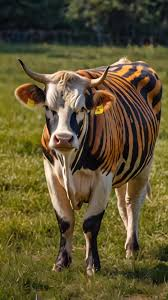
#> input picture Image/cow.png, 168 x 300 px
$ jupyter execute --allow-errors image_processing.ipynb
#> lines starting #> are read from the running program, lines starting #| are printed output that depends on the picture; after the words box and inside, x2 and y2 are one past the last pixel; in counts of white or black regions, pixels touching at a corner belong together
[cell 1]
# importing required libraries
import numpy as np
import pandas as pd

import seaborn as sns
import matplotlib.pyplot as plt

import torch
from transformers import AutoImageProcessor, AutoModelForImageClassification
from torchvision import transforms
from PIL import Image

from os import path
import os

import cv2

# Prediction and Histogram

[cell 2]
def load_model_and_processor(model_name: str):
    processor = AutoImageProcessor.from_pretrained(model_name)
    model = AutoModelForImageClassification.from_pretrained(model_name)
    return processor, model

# [81 lines left out: functions predict_animal, display_histograms, generate_histograms, display_image_with_prediction, not called in this run]

# Example usage:
model_name = "NaveenCidc/animals"
image_path = "./Image/cow.png"

#> (the rest of this cell did not finish here and is left out)

# Morfologi Operation

[cell 3]
def remove_background(image):
    _, binary_image = cv2.threshold(image, 127, 255, cv2.THRESH_BINARY)
    return binary_image

def apply_dilation(image, kernel_size=3, iterations=1):
    kernel = np.ones((kernel_size, kernel_size), np.uint8)
    dilated_image = cv2.dilate(image, kernel, iterations=iterations)
    return dilated_image

def apply_erosion(image, kernel_size=3, iterations=1):
    kernel = np.ones((kernel_size, kernel_size), np.uint8)
    eroded_image = cv2.erode(image, kernel, iterations=iterations)
    return eroded_image

def apply_opening(image, kernel_size=3):
    kernel = np.ones((kernel_size, kernel_size), np.uint8)
    opened_image = cv2.morphologyEx(image, cv2.MORPH_OPEN, kernel)
    return opened_image

def apply_closing(image, kernel_size=3):
    kernel = np.ones((kernel_size, kernel_size), np.uint8)
    closed_image = cv2.morphologyEx(image, cv2.MORPH_CLOSE, kernel)
    return closed_image

def apply_hit_or_miss(image, kernel):
    hit_or_miss_image = cv2.morphologyEx(image, cv2.MORPH_HITMISS, kernel)
    return hit_or_miss_image

def display_images_horizontally(images, titles):
    """Menampilkan gambar-gambar secara horizontal."""
    plt.figure(figsize=(20, 10))
    for i, (img, title) in enumerate(zip(images, titles)):
        plt.subplot(1, len(images), i + 1)
        plt.imshow(img, cmap='gray')
        plt.title(title)
        plt.axis('off')
    plt.show()

def process_image_with_background(image_path):
#> called with image_path = './Image/cow.png'
    image = cv2.imread(image_path, 0)
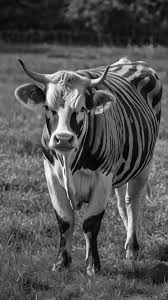
#> image: shape (300, 168); min 0, max 255, mean 83.3

    # Terapkan operasi morfologi
    dilated = apply_dilation(image)
#> in apply_dilation, `dilated_image = cv2.dilate(image, kernel, iterations=iterations)`:
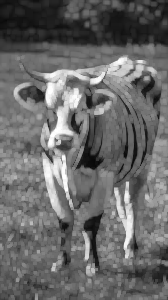
#> dilated_image: shape (300, 168); min 8, max 255, mean 104.8
    eroded = apply_erosion(image)
#> in apply_erosion, `eroded_image = cv2.erode(image, kernel, iterations=iterations)`:
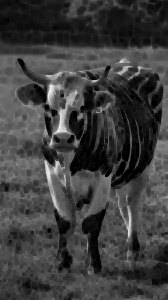
#> eroded_image: shape (300, 168); min 0, max 242, mean 62.2
    opened = apply_opening(image)
    closed = apply_closing(image)

    # Untuk hit or miss, kernel harus memiliki elemen 1, 0, dan -1
    kernel_hit_or_miss = np.array([[1, 1, 1],
                                   [0, 1, 0],
                                   [-1, -1, -1]], dtype=np.int8)
    hit_or_miss = apply_hit_or_miss(image, kernel_hit_or_miss)
#> in apply_hit_or_miss, `hit_or_miss_image = cv2.morphologyEx(image, cv2.MORPH_HITMISS, kernel)`:
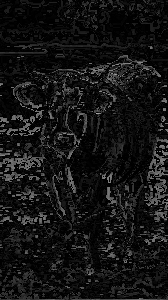
#> hit_or_miss_image: shape (300, 168); min 0, max 174, mean 20

    # Tampilkan hasil secara berdampingan
    images = [image, dilated, eroded, opened, closed, hit_or_miss]
    titles = ["Original Image", "Dilated Image", "Eroded Image", "Opened Image", "Closed Image", "Hit or Miss Image"]
    display_images_horizontally(images, titles)
#> the loop in display_images_horizontally, `for i, (img, title) in enumerate(zip(images, titles)):` made 6 passes
#> title on passes 1 to 6: 'Original Image', 'Dilated Image', 'Eroded Image', 'Opened Image', 'Closed Image', 'Hit or Miss Image'

def process_image_without_background(image_path):
    image = cv2.imread(image_path, 0)

    # Hapus latar belakang
    binary_image = remove_background(image)
#> in remove_background, `_, binary_image = cv2.threshold(image, 127, 255, cv2.THRESH_BINARY)`:
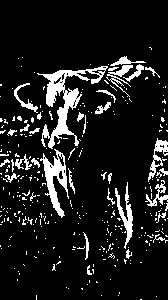
#> binary_image: shape (300, 168); 11.2% white; 318 white regions (285 under 20 px), largest, box (x1, y1, x2, y2) and area: (37, 66, 108, 149) 1487, (40, 149, 69, 218) 749, (115, 182, 133, 249) 388

    # Terapkan operasi morfologi
    dilated = apply_dilation(binary_image)
#> call 2 of apply_dilation, with kernel_size = 3, iterations = 1
#> in apply_dilation (call 2), `dilated_image = cv2.dilate(image, kernel, iterations=iterations)`:
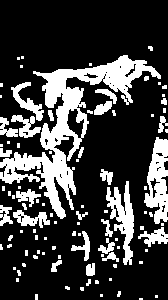
#> dilated_image: shape (300, 168); 24.7% white; 98 white regions (68 under 20 px), largest, box (x1, y1, x2, y2) and area: (0, 55, 161, 219) 5920, (144, 137, 168, 224) 1264, (106, 181, 134, 265) 1025
    eroded = apply_erosion(binary_image)
#> call 2 of apply_erosion, with kernel_size = 3, iterations = 1
#> in apply_erosion (call 2), `eroded_image = cv2.erode(image, kernel, iterations=iterations)`:
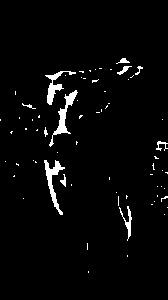
#> eroded_image: shape (300, 168); 3% white; 68 white regions (57 under 20 px), largest, box (x1, y1, x2, y2) and area: (49, 90, 78, 147) 350, (44, 160, 65, 215) 343, (45, 71, 76, 105) 273
    opened = apply_opening(binary_image)
#> call 2 of apply_opening, with kernel_size = 3
#> in apply_opening (call 2), `opened_image = cv2.morphologyEx(image, cv2.MORPH_OPEN, kernel)`:
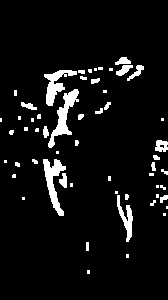
#> opened_image: shape (300, 168); 6.5% white; 56 white regions (28 under 20 px), largest, box (x1, y1, x2, y2) and area: (48, 89, 79, 148) 567, (43, 159, 66, 216) 539, (44, 70, 77, 106) 460
    closed = apply_closing(binary_image)
#> call 2 of apply_closing, with kernel_size = 3
#> in apply_closing (call 2), `closed_image = cv2.morphologyEx(image, cv2.MORPH_CLOSE, kernel)`:
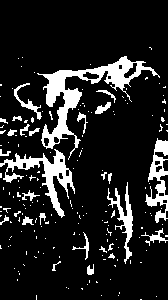
#> closed_image: shape (300, 168); 13.7% white; 180 white regions (153 under 20 px), largest, box (x1, y1, x2, y2) and area: (37, 56, 160, 160) 2469, (0, 149, 75, 218) 1331, (145, 138, 168, 223) 829

    # Untuk hit or miss, kernel harus memiliki elemen 1, 0, dan -1
    kernel_hit_or_miss = np.array([[1, 1, 1],
                                   [0, 1, 0],
                                   [-1, -1, -1]], dtype=np.int8)
    hit_or_miss = apply_hit_or_miss(binary_image, kernel_hit_or_miss)
#> in apply_hit_or_miss (call 2), `hit_or_miss_image = cv2.morphologyEx(image, cv2.MORPH_HITMISS, kernel)`:
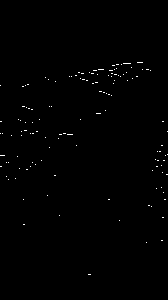
#> hit_or_miss_image: shape (300, 168); 0.44% white in thin lines or dots, all inside (x1, y1, x2, y2) = (0, 62, 168, 275)

    # Tampilkan hasil secara berdampingan
    images = [image, binary_image, dilated, eroded, opened, closed, hit_or_miss]
    titles = ["Original Image", "Binary Image", "Dilated Image", "Eroded Image", "Opened Image", "Closed Image", "Hit or Miss Image"]
    display_images_horizontally(images, titles)
#> the loop in display_images_horizontally (call 2), `for i, (img, title) in enumerate(zip(images, titles)):` made 7 passes

# Contoh penggunaan
image_path = "./Image/cow.png"

# Proses gambar tanpa menghapus latar belakang
process_image_with_background(image_path)

# Proses gambar dengan menghapus latar belakang
process_image_without_background(image_path)

[cell 4]
import cv2
import numpy as np
import matplotlib.pyplot as plt
from PIL import Image
from transformers import AutoModelForImageClassification, AutoImageProcessor

class ImageConvolution:
    def __init__(self, img_path, model_name):
#> called with img_path = './Image/cow.png', model_name = 'NaveenCidc/animals'
        self.mem_image = cv2.imread(img_path, cv2.IMREAD_COLOR)
#> self.mem_image is the input picture: shape (300, 168, 3); mean B, G, R 49, 84.1, 94.8

$ run again, with Image/fotbar.jpeg saved as Image/cow.png
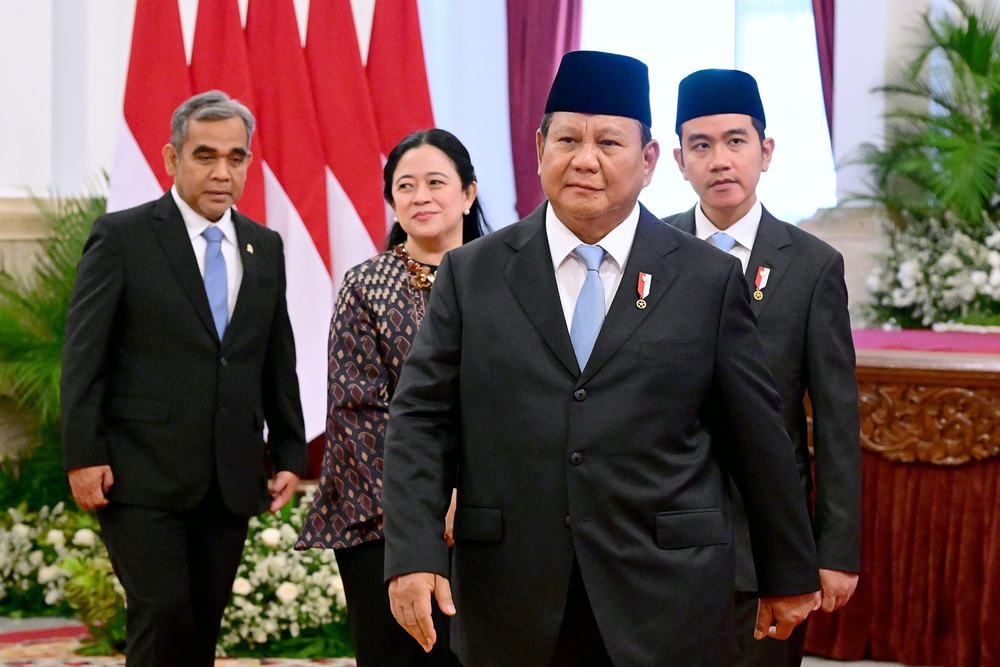
#> input picture Image/fotbar.jpeg, 1000 x 667 px, shrunk from 4160 x 2773 before the run
#> the loop in display_images_horizontally, `for i, (img, title) in enumerate(zip(images, titles)):` made 6 passes
#> title on passes 1 to 6: 'Original Image', 'Dilated Image', 'Eroded Image', 'Opened Image', 'Closed Image', 'Hit or Miss Image'
#> in remove_background, `_, binary_image = cv2.threshold(image, 127, 255, cv2.THRESH_BINARY)`:
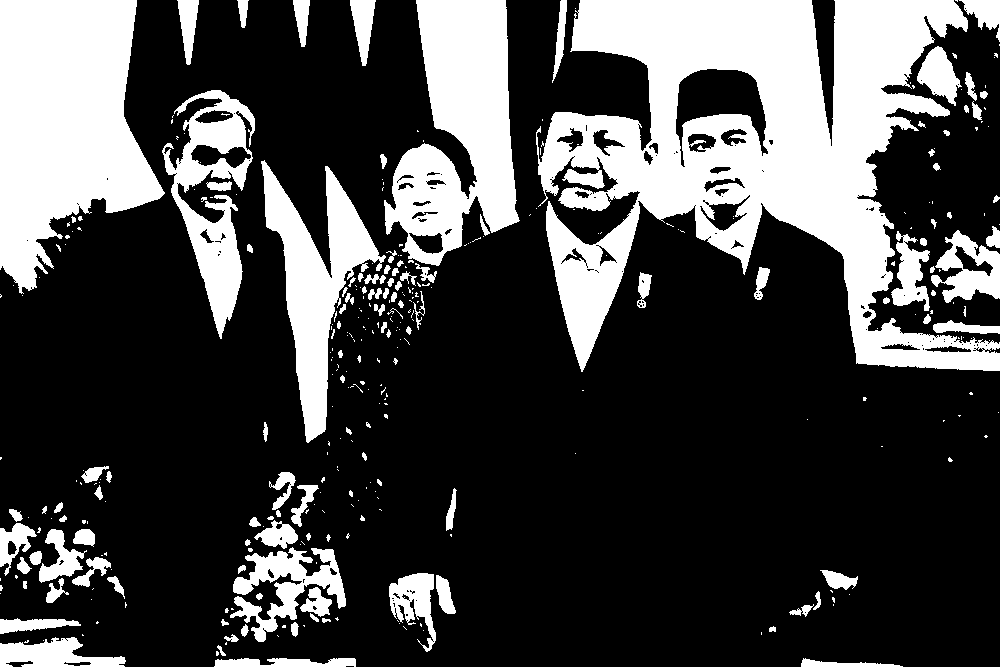
#> binary_image: shape (667, 1000); 27.9% white; 358 white regions (235 under 20 px), largest, box (x1, y1, x2, y2) and area: (536, 0, 1000, 372) 78738, (0, 0, 165, 294) 32071, (384, 0, 520, 266) 21115
#> dilated_image: shape (667, 1000); 31.8% white; 175 white regions (62 under 20 px), largest, box (x1, y1, x2, y2) and area: (535, 0, 1000, 373) 89479, (260, 0, 521, 444) 39094, (0, 0, 166, 297) 33044
#> eroded_image: shape (667, 1000); 24.4% white; 199 white regions (132 under 20 px), largest, box (x1, y1, x2, y2) and area: (539, 0, 1000, 370) 64524, (0, 0, 163, 292) 31261, (385, 0, 518, 265) 19448
#> opened_image: shape (667, 1000); 27.5% white; 171 white regions (44 under 20 px), largest, box (x1, y1, x2, y2) and area: (538, 0, 1000, 371) 69691, (0, 0, 164, 293) 31991, (384, 0, 519, 266) 21058
#> closed_image: shape (667, 1000); 28.4% white; 229 white regions (144 under 20 px), largest, box (x1, y1, x2, y2) and area: (536, 0, 1000, 372) 83036, (0, 0, 165, 296) 32227, (384, 0, 520, 303) 21941
#> in apply_hit_or_miss (call 2), `hit_or_miss_image = cv2.morphologyEx(image, cv2.MORPH_HITMISS, kernel)`:
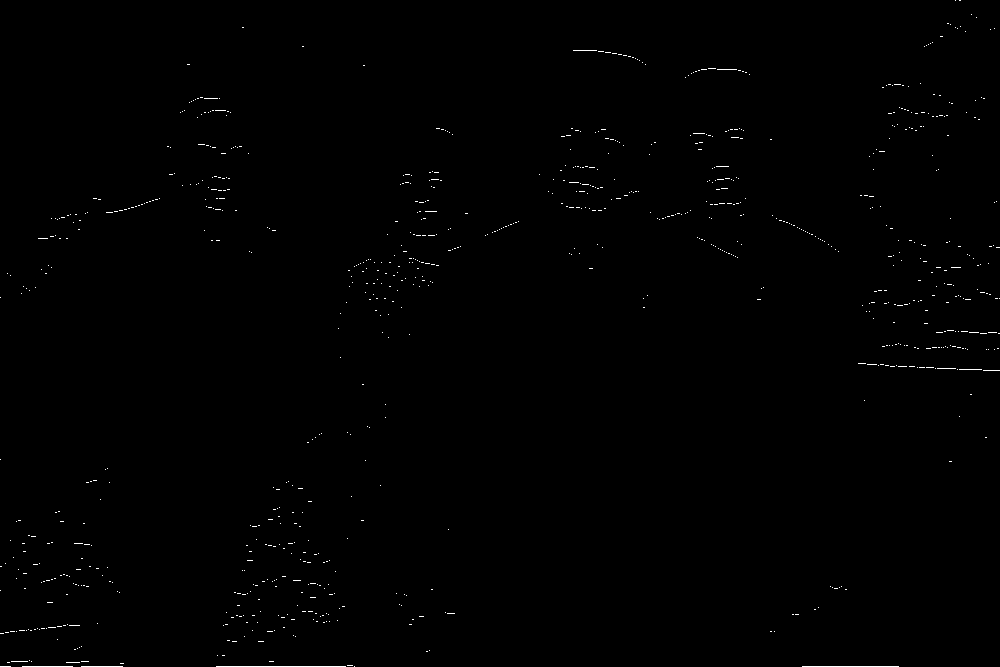
#> hit_or_miss_image: shape (667, 1000); 0.37% white in thin lines or dots
#> the loop in display_images_horizontally (call 2), `for i, (img, title) in enumerate(zip(images, titles)):` made 7 passes
#> in __init__, self.mem_image is the input picture: shape (667, 1000, 3); mean B, G, R 79.5, 83.3, 104.6
